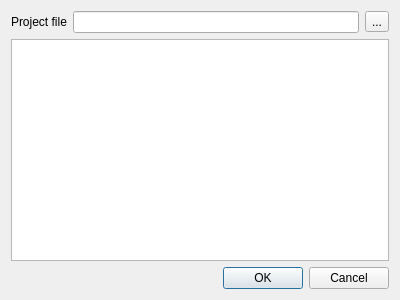
<?xml version="1.0" encoding="UTF-8"?>
<ui version="4.0">
 <class>ProjectLayerGroupDialogBase</class>
 <widget class="QDialog" name="ProjectLayerGroupDialogBase">
  <property name="geometry">
   <rect>
    <x>0</x>
    <y>0</y>
    <width>400</width>
    <height>300</height>
   </rect>
  </property>
  <property name="windowTitle">
   <string>Select layers and groups to embed</string>
  </property>
  <layout class="QGridLayout" name="gridLayout">
   <item row="0" column="0">
    <layout class="QHBoxLayout" name="horizontalLayout">
     <item>
      <widget class="QLabel" name="mProjectFileLabel">
       <property name="text">
        <string>Project file</string>
       </property>
      </widget>
     </item>
     <item>
      <widget class="QLineEdit" name="mProjectFileLineEdit"/>
     </item>
     <item>
      <widget class="QToolButton" name="mBrowseFileToolButton">
       <property name="text">
        <string>...</string>
       </property>
      </widget>
     </item>
    </layout>
   </item>
   <item row="2" column="0">
    <widget class="QDialogButtonBox" name="mButtonBox">
     <property name="orientation">
      <enum>Qt::Horizontal</enum>
     </property>
     <property name="standardButtons">
      <set>QDialogButtonBox::Cancel|QDialogButtonBox::Ok</set>
     </property>
    </widget>
   </item>
   <item row="1" column="0">
    <widget class="QgsLayerTreeView" name="mTreeView">
     <property name="selectionMode">
      <enum>QAbstractItemView::ExtendedSelection</enum>
     </property>
     <attribute name="headerDefaultSectionSize">
      <number>0</number>
     </attribute>
    </widget>
   </item>
  </layout>
 </widget>
 <customwidgets>
  <customwidget>
   <class>QgsLayerTreeView</class>
   <extends>QTreeView</extends>
   <header>qgslayertreeview.h</header>
  </customwidget>
 </customwidgets>
 <tabstops>
  <tabstop>mProjectFileLineEdit</tabstop>
  <tabstop>mBrowseFileToolButton</tabstop>
  <tabstop>mTreeView</tabstop>
  <tabstop>mButtonBox</tabstop>
 </tabstops>
 <resources/>
 <connections/>
</ui>
